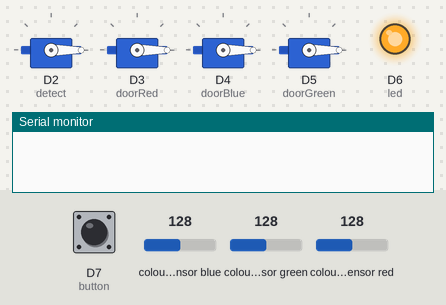
Recording of a sketch running on a simulated Arduino Nano 33 BLE. On the bench: 4 × servo, output pins drawn as LEDs (lit = HIGH), the last lines printed to the serial monitor. The test bench sets the inputs (shaded band); at power-on: D7 (button) HIGH, colour sensor blue 128, colour sensor green 128, colour sensor red 128.

Above: at 1.2 s.
1.3 s: D7 (button) pulled LOW for 0.15 s
At 2.0 s:
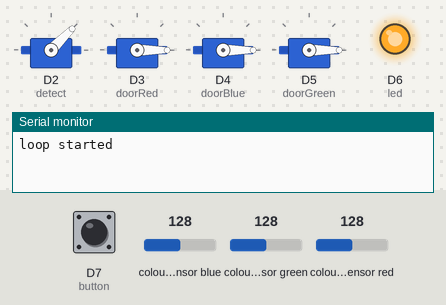
Timing chart, 0 to 7.8 s (numbered marks = the images above; inputs shaded):
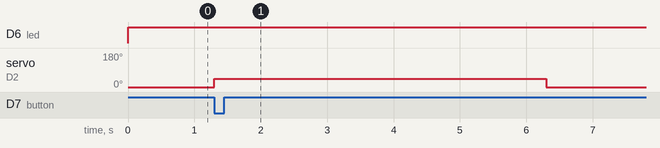

Measured:
- after the input at 1.3 s, servo on D2 (detect): 0° → 45° at once, → 0° 5.0 s later

The sketch:

sketch_nov3a.ino
```cpp
#include <Servo.h>
#include <Arduino_APDS9960.h>

Servo detect;
Servo doorRed;
Servo doorBlue;
Servo doorGreen;

int r, g, b;
int led = 6;
int button = 7;

bool started = false;
int buttonState = HIGH;
int lastButtonState = HIGH;

void setup() {
  Serial.begin(9600);

  pinMode(led, OUTPUT);
  pinMode(button, INPUT_PULLUP);
  if (!APDS.begin()) {
    Serial.println("APDS error!");
    while (1);
  }
  detect.attach(2);
  doorRed.attach(3);
  doorBlue.attach(4);
  doorGreen.attach(5);

  detect.write(0);
  doorRed.write(0);
  doorBlue.write(0);
  doorGreen.write(0);
}

void loop() {
  buttonState = digitalRead(button);
  digitalWrite(led, HIGH);

  if (buttonState == LOW && lastButtonState == HIGH && !started) {
      Serial.println("loop started");

    if (APDS.colorAvailable()) {
      APDS.readColor(r, g, b);
      openDoor();
      delay(5000);

      closeDoor();
      delay(1000);

    } else {
      started = false;
    }

    Serial.println("Programma afgelopen");
  }

  lastButtonState = buttonState;
}

void openDoor() {
  if (r > g && r > b) {
    Serial.println("RODE DEUR: OPEN");
    doorRed.write(90);

  } else if (g > r && g > b) {
    Serial.println("GROENE DEUR: OPEN");
    doorGreen.write(90);
  } else if (b > r && b > g) {
    Serial.println("BLAUWE DEUR: OPEN");
    doorBlue.write(90);

  }
  detect.write(45);
}

void closeDoor() {
  detect.write(0);
  doorRed.write(0);
  doorBlue.write(0);
  doorGreen.write(0);
  started = false;

}
```
